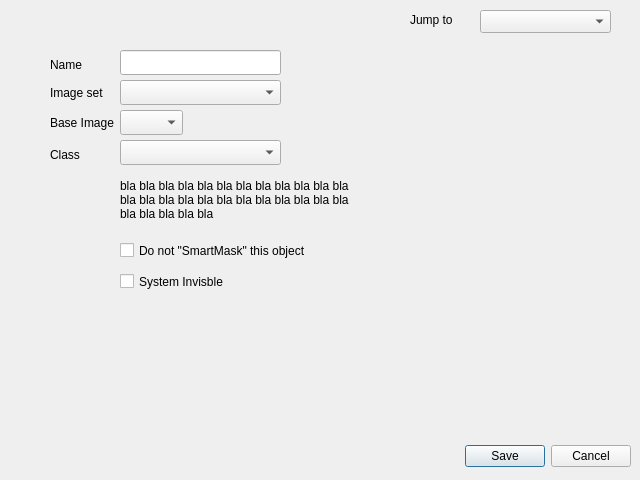
<?xml version="1.0" encoding="UTF-8"?>
<ui version="4.0">
 <class>CDlgSprite</class>
 <widget class="QDialog" name="CDlgSprite">
  <property name="geometry">
   <rect>
    <x>0</x>
    <y>0</y>
    <width>640</width>
    <height>480</height>
   </rect>
  </property>
  <property name="windowTitle">
   <string>Dialog</string>
  </property>
  <widget class="QDialogButtonBox" name="buttonBox">
   <property name="geometry">
    <rect>
     <x>10</x>
     <y>440</y>
     <width>621</width>
     <height>32</height>
    </rect>
   </property>
   <property name="orientation">
    <enum>Qt::Horizontal</enum>
   </property>
   <property name="standardButtons">
    <set>QDialogButtonBox::Cancel|QDialogButtonBox::Save</set>
   </property>
  </widget>
  <widget class="QStackedWidget" name="swPages">
   <property name="geometry">
    <rect>
     <x>30</x>
     <y>40</y>
     <width>571</width>
     <height>381</height>
    </rect>
   </property>
   <property name="currentIndex">
    <number>0</number>
   </property>
   <widget class="QWidget" name="page1">
    <widget class="QComboBox" name="cbClass">
     <property name="geometry">
      <rect>
       <x>90</x>
       <y>100</y>
       <width>161</width>
       <height>25</height>
      </rect>
     </property>
    </widget>
    <widget class="QCheckBox" name="cNoSmartMap">
     <property name="geometry">
      <rect>
       <x>90</x>
       <y>199</y>
       <width>211</width>
       <height>23</height>
      </rect>
     </property>
     <property name="text">
      <string>Do not &quot;SmartMask&quot; this object</string>
     </property>
    </widget>
    <widget class="QLabel" name="label_2">
     <property name="geometry">
      <rect>
       <x>20</x>
       <y>17</y>
       <width>52</width>
       <height>15</height>
      </rect>
     </property>
     <property name="text">
      <string>Name</string>
     </property>
    </widget>
    <widget class="QLabel" name="label_5">
     <property name="geometry">
      <rect>
       <x>20</x>
       <y>107</y>
       <width>52</width>
       <height>15</height>
      </rect>
     </property>
     <property name="text">
      <string>Class</string>
     </property>
    </widget>
    <widget class="QComboBox" name="cbFrameSet">
     <property name="geometry">
      <rect>
       <x>90</x>
       <y>40</y>
       <width>161</width>
       <height>25</height>
      </rect>
     </property>
     <property name="editable">
      <bool>false</bool>
     </property>
     <property name="sizeAdjustPolicy">
      <enum>QComboBox::AdjustToMinimumContentsLengthWithIcon</enum>
     </property>
     <property name="minimumContentsLength">
      <number>16</number>
     </property>
     <property name="duplicatesEnabled">
      <bool>true</bool>
     </property>
     <property name="modelColumn">
      <number>0</number>
     </property>
    </widget>
    <widget class="QLabel" name="sClass">
     <property name="geometry">
      <rect>
       <x>90</x>
       <y>129</y>
       <width>231</width>
       <height>61</height>
      </rect>
     </property>
     <property name="text">
      <string>bla bla bla bla bla bla bla bla bla bla bla bla bla bla bla bla bla bla bla bla bla bla bla bla bla bla bla bla bla </string>
     </property>
     <property name="textFormat">
      <enum>Qt::PlainText</enum>
     </property>
     <property name="scaledContents">
      <bool>false</bool>
     </property>
     <property name="wordWrap">
      <bool>true</bool>
     </property>
    </widget>
    <widget class="QLabel" name="label_3">
     <property name="geometry">
      <rect>
       <x>20</x>
       <y>45</y>
       <width>61</width>
       <height>16</height>
      </rect>
     </property>
     <property name="text">
      <string>Image set</string>
     </property>
    </widget>
    <widget class="QLineEdit" name="eName">
     <property name="geometry">
      <rect>
       <x>90</x>
       <y>10</y>
       <width>161</width>
       <height>25</height>
      </rect>
     </property>
     <property name="toolTip">
      <string>This is the human readable name for the object</string>
     </property>
     <property name="maxLength">
      <number>31</number>
     </property>
    </widget>
    <widget class="QCheckBox" name="cInvisible">
     <property name="geometry">
      <rect>
       <x>90</x>
       <y>230</y>
       <width>121</width>
       <height>23</height>
      </rect>
     </property>
     <property name="text">
      <string>System Invisble</string>
     </property>
    </widget>
    <widget class="QLabel" name="label_4">
     <property name="geometry">
      <rect>
       <x>20</x>
       <y>75</y>
       <width>71</width>
       <height>16</height>
      </rect>
     </property>
     <property name="text">
      <string>Base Image</string>
     </property>
    </widget>
    <widget class="QComboBox" name="cbBaseFrame">
     <property name="geometry">
      <rect>
       <x>90</x>
       <y>70</y>
       <width>63</width>
       <height>25</height>
      </rect>
     </property>
    </widget>
   </widget>
   <widget class="QWidget" name="page_2">
    <widget class="QComboBox" name="cbMaxBullets_3">
     <property name="geometry">
      <rect>
       <x>100</x>
       <y>240</y>
       <width>81</width>
       <height>25</height>
      </rect>
     </property>
    </widget>
    <widget class="QCheckBox" name="cSolid_3">
     <property name="geometry">
      <rect>
       <x>256</x>
       <y>132</y>
       <width>131</width>
       <height>23</height>
      </rect>
     </property>
     <property name="text">
      <string>solid to non-player</string>
     </property>
    </widget>
    <widget class="QLabel" name="label_64">
     <property name="geometry">
      <rect>
       <x>256</x>
       <y>210</y>
       <width>71</width>
       <height>16</height>
      </rect>
     </property>
     <property name="text">
      <string>Fall Speed</string>
     </property>
    </widget>
    <widget class="QLabel" name="label_65">
     <property name="geometry">
      <rect>
       <x>256</x>
       <y>240</y>
       <width>52</width>
       <height>14</height>
      </rect>
     </property>
     <property name="text">
      <string>Max Fall</string>
     </property>
    </widget>
    <widget class="QLabel" name="label_68">
     <property name="geometry">
      <rect>
       <x>16</x>
       <y>278</y>
       <width>61</width>
       <height>16</height>
      </rect>
     </property>
     <property name="text">
      <string>Fire Rate</string>
     </property>
    </widget>
    <widget class="QComboBox" name="cbFireRate_3">
     <property name="geometry">
      <rect>
       <x>100</x>
       <y>272</y>
       <width>81</width>
       <height>25</height>
      </rect>
     </property>
    </widget>
    <widget class="QCheckBox" name="cNoSplat_3">
     <property name="geometry">
      <rect>
       <x>256</x>
       <y>165</y>
       <width>130</width>
       <height>20</height>
      </rect>
     </property>
     <property name="text">
      <string>cannot be splat</string>
     </property>
    </widget>
    <widget class="QComboBox" name="cbMaxFall_3">
     <property name="geometry">
      <rect>
       <x>336</x>
       <y>233</y>
       <width>81</width>
       <height>25</height>
      </rect>
     </property>
    </widget>
    <widget class="QComboBox" name="cbJump_3">
     <property name="geometry">
      <rect>
       <x>100</x>
       <y>207</y>
       <width>81</width>
       <height>25</height>
      </rect>
     </property>
    </widget>
    <widget class="QComboBox" name="cbDefaultAim_3">
     <property name="geometry">
      <rect>
       <x>336</x>
       <y>265</y>
       <width>81</width>
       <height>25</height>
      </rect>
     </property>
    </widget>
    <widget class="QLabel" name="label_67">
     <property name="geometry">
      <rect>
       <x>16</x>
       <y>245</y>
       <width>71</width>
       <height>16</height>
      </rect>
     </property>
     <property name="text">
      <string>Max. Bullets</string>
     </property>
    </widget>
    <widget class="QComboBox" name="cbFallSpeed_3">
     <property name="geometry">
      <rect>
       <x>336</x>
       <y>203</y>
       <width>81</width>
       <height>25</height>
      </rect>
     </property>
    </widget>
    <widget class="QLabel" name="label_63">
     <property name="geometry">
      <rect>
       <x>6</x>
       <y>22</y>
       <width>52</width>
       <height>15</height>
      </rect>
     </property>
     <property name="text">
      <string>Buddy</string>
     </property>
    </widget>
    <widget class="QComboBox" name="cbBuddy_3">
     <property name="geometry">
      <rect>
       <x>76</x>
       <y>15</y>
       <width>201</width>
       <height>25</height>
      </rect>
     </property>
    </widget>
    <widget class="QLabel" name="label_66">
     <property name="geometry">
      <rect>
       <x>15</x>
       <y>210</y>
       <width>71</width>
       <height>16</height>
      </rect>
     </property>
     <property name="text">
      <string>Jump mode</string>
     </property>
    </widget>
    <widget class="QCheckBox" name="cDestroyUsed_3">
     <property name="geometry">
      <rect>
       <x>256</x>
       <y>98</y>
       <width>121</width>
       <height>23</height>
      </rect>
     </property>
     <property name="text">
      <string>destroy on use</string>
     </property>
    </widget>
    <widget class="QLabel" name="label_59">
     <property name="geometry">
      <rect>
       <x>256</x>
       <y>270</y>
       <width>61</width>
       <height>16</height>
      </rect>
     </property>
     <property name="text">
      <string>Default Aim</string>
     </property>
    </widget>
    <widget class="QCheckBox" name="cNoGravity_3">
     <property name="geometry">
      <rect>
       <x>256</x>
       <y>66</y>
       <width>91</width>
       <height>23</height>
      </rect>
     </property>
     <property name="text">
      <string>no gravity</string>
     </property>
    </widget>
    <widget class="QGroupBox" name="groupBox_5">
     <property name="geometry">
      <rect>
       <x>6</x>
       <y>63</y>
       <width>191</width>
       <height>131</height>
      </rect>
     </property>
     <property name="title">
      <string>Collisions</string>
     </property>
     <widget class="QComboBox" name="cbDamages_3">
      <property name="geometry">
       <rect>
        <x>94</x>
        <y>65</y>
        <width>81</width>
        <height>25</height>
       </rect>
      </property>
     </widget>
     <widget class="QLabel" name="label_60">
      <property name="geometry">
       <rect>
        <x>14</x>
        <y>38</y>
        <width>71</width>
        <height>16</height>
       </rect>
      </property>
      <property name="text">
       <string>Power level</string>
      </property>
     </widget>
     <widget class="QComboBox" name="cbPowerLevel_3">
      <property name="geometry">
       <rect>
        <x>94</x>
        <y>34</y>
        <width>81</width>
        <height>25</height>
       </rect>
      </property>
     </widget>
     <widget class="QLabel" name="label_61">
      <property name="geometry">
       <rect>
        <x>14</x>
        <y>68</y>
        <width>61</width>
        <height>16</height>
       </rect>
      </property>
      <property name="text">
       <string>Damages</string>
      </property>
     </widget>
     <widget class="QLabel" name="label_62">
      <property name="geometry">
       <rect>
        <x>15</x>
        <y>100</y>
        <width>52</width>
        <height>14</height>
       </rect>
      </property>
      <property name="text">
       <string>Hit Points</string>
      </property>
     </widget>
     <widget class="QComboBox" name="cbHP_3">
      <property name="geometry">
       <rect>
        <x>94</x>
        <y>97</y>
        <width>81</width>
        <height>23</height>
       </rect>
      </property>
     </widget>
    </widget>
   </widget>
  </widget>
  <widget class="QComboBox" name="comboBox">
   <property name="geometry">
    <rect>
     <x>480</x>
     <y>10</y>
     <width>131</width>
     <height>23</height>
    </rect>
   </property>
  </widget>
  <widget class="QLabel" name="label_31">
   <property name="geometry">
    <rect>
     <x>410</x>
     <y>13</y>
     <width>80</width>
     <height>14</height>
    </rect>
   </property>
   <property name="text">
    <string>Jump to</string>
   </property>
  </widget>
 </widget>
 <resources/>
 <connections>
  <connection>
   <sender>buttonBox</sender>
   <signal>accepted()</signal>
   <receiver>CDlgSprite</receiver>
   <slot>accept()</slot>
   <hints>
    <hint type="sourcelabel">
     <x>248</x>
     <y>254</y>
    </hint>
    <hint type="destinationlabel">
     <x>157</x>
     <y>274</y>
    </hint>
   </hints>
  </connection>
  <connection>
   <sender>buttonBox</sender>
   <signal>rejected()</signal>
   <receiver>CDlgSprite</receiver>
   <slot>reject()</slot>
   <hints>
    <hint type="sourcelabel">
     <x>316</x>
     <y>260</y>
    </hint>
    <hint type="destinationlabel">
     <x>286</x>
     <y>274</y>
    </hint>
   </hints>
  </connection>
 </connections>
</ui>
